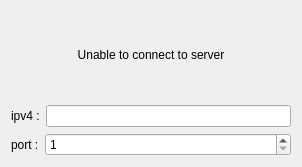
<?xml version="1.0" encoding="UTF-8"?>
<ui version="4.0">
 <class>DialogServerConnect</class>
 <widget class="QDialog" name="DialogServerConnect">
  <property name="geometry">
   <rect>
    <x>0</x>
    <y>0</y>
    <width>302</width>
    <height>167</height>
   </rect>
  </property>
  <property name="windowTitle">
   <string>Dialog</string>
  </property>
  <layout class="QVBoxLayout" name="verticalLayout">
   <item>
    <widget class="QLabel" name="label_3">
     <property name="text">
      <string>Unable to connect to server</string>
     </property>
     <property name="alignment">
      <set>Qt::AlignCenter</set>
     </property>
    </widget>
   </item>
   <item>
    <layout class="QHBoxLayout" name="horizontalLayout">
     <item>
      <widget class="QLabel" name="label">
       <property name="text">
        <string>ipv4 :</string>
       </property>
      </widget>
     </item>
     <item>
      <widget class="QLineEdit" name="lineEdit_ip"/>
     </item>
    </layout>
   </item>
   <item>
    <layout class="QHBoxLayout" name="horizontalLayout_2">
     <item>
      <widget class="QLabel" name="label_2">
       <property name="text">
        <string>port :</string>
       </property>
      </widget>
     </item>
     <item>
      <widget class="QSpinBox" name="spinBox_port">
       <property name="sizePolicy">
        <sizepolicy hsizetype="Expanding" vsizetype="Fixed">
         <horstretch>0</horstretch>
         <verstretch>0</verstretch>
        </sizepolicy>
       </property>
       <property name="minimum">
        <number>1</number>
       </property>
       <property name="maximum">
        <number>65535</number>
       </property>
      </widget>
     </item>
    </layout>
   </item>
  </layout>
 </widget>
 <resources/>
 <connections/>
</ui>
